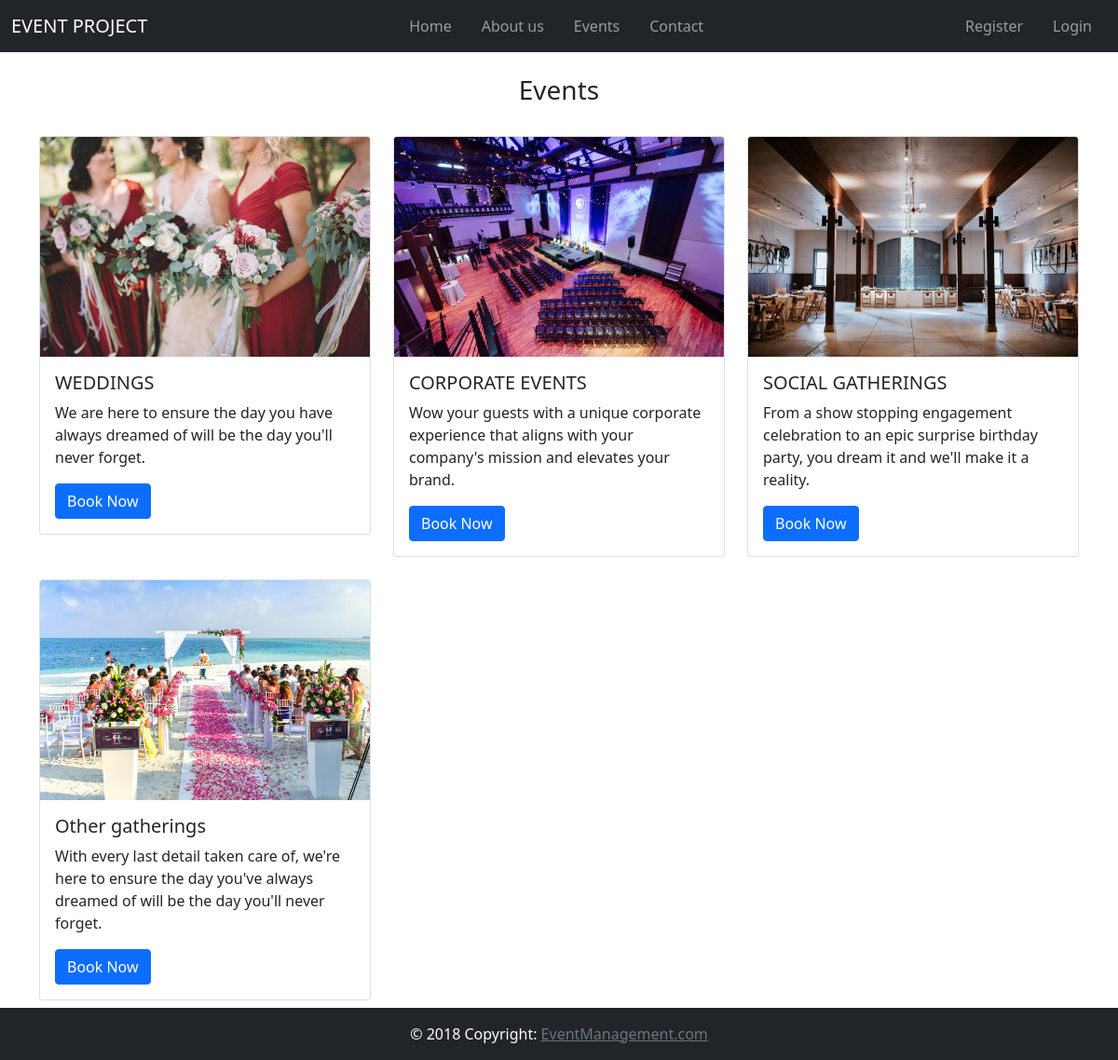
Screenshot of /events/ with the database file from the repository.
### event_app/models.py (models this page shows, shortened)
class Event(models.Model):
    img = models.ImageField(upload_to="pics")
    name = models.CharField(max_length=100)
    des = models.TextField()

### event_app/views.py (the view)
# urls.py: path('events/', views.events , name = 'events'),
def events(request):
    event = Event.objects.all()
    context = {
        'event': event
    }
    return render(request, 'events.html', context)

### templates/events.html (shortened to what this page needs)
{% extends 'base.html' %}
{% load static %}
{% block content %}
  <div class="container mt-3">
    <h3 class="py-2 text-center">Events</h3>
    <div class="row row-cols-1 row-cols-md-3">
       {% for i in event %}
       <div class="col mt-2">
        <div class="card my-2" >
          <img src="{{i.img.url}}" class="card-img-top" >
          <div class="card-body">
            <h5 class="card-title">{{ i.name }}</h5>
            <p class="card-text">{{ i.des }}</p>
            <a href="{% url 'booking' i.id %}" class="btn btn-primary">Book Now</a>
          </div>
        </div>
       </div>
       {% endfor %}
    </div>
 </div>
{% endblock %}

### templates/base.html (shortened to what this page needs)
{% load static %}
<!DOCTYPE html>
<html lang="en">
  <head>
    <link
      href="https://cdn.jsdelivr.net/npm/bootstrap@5.0.2/dist/css/bootstrap.min.css"
      rel="stylesheet"
    />
    <link rel="stylesheet" href="{% static "css/style.css" %}">
  </head>
  <body>
    <nav class="navbar navbar-expand-lg navbar-dark bg-dark">
      <div class="container-fluid">
          <a class="navbar-brand" href="#">EVENT PROJECT</a>
          <div class="collapse navbar-collapse" id="navbarSupportedContent">
              <ul class="navbar-nav mx-auto mb-2 mb-lg-0">
                  <li class="nav-item px-2">
                      <a class="nav-link " href="{% url 'home' %}">Home</a>
                  </li>
                  <li class="nav-item px-2">
                      <a class="nav-link" href="{% url 'about' %}">About us</a>
                  </li>
                  <li class="nav-item px-2">
                      <a class="nav-link" href="{% url 'events' %}">Events</a>
                  </li>
                  <li class="nav-item px-2">
                      <a class="nav-link" href="{% url 'contact' %}">Contact</a>
                  </li>
              </ul>
              <ul class="navbar-nav">
                  <li class="nav-item px-2">
                    <a class="nav-link" href="{% url 'register' %}">Register</a>
                  </li>
                  <li class="nav-item px-2">
                    <a class="nav-link" href="{% url 'login' %}">Login</a>
                </li>
              </ul>
          </div>
      </div>
  </nav>
    {% block content %}{% endblock %}
<div class="m-0">
  <footer class=" text-center text-lg-start text-white bg-dark">
    <div class="text-center p-3" >
      © 2018 Copyright:
      <a class="text-secondary" href="#">EventManagement.com</a>
    </div>
  </footer>
</div>
  </body>
</html>

### rows the page displays
Event: img (picture), name "WEDDINGS", des "We are here to ensure the day you have always dreamed of will be the day you'll never forget."
Event: img (picture), name "CORPORATE EVENTS", des "Wow your guests with a unique corporate experience that aligns with your company's mission and elevates your brand."
Event: img (picture), name "SOCIAL GATHERINGS", des "From a show stopping engagement celebration to an epic surprise birthday party, you dream it and we'll make it a reality."
Event: img (picture), name "Other gatherings", des "With every last detail taken care of, we're here to ensure the day you've always dreamed of will be the day you'll never forget."
